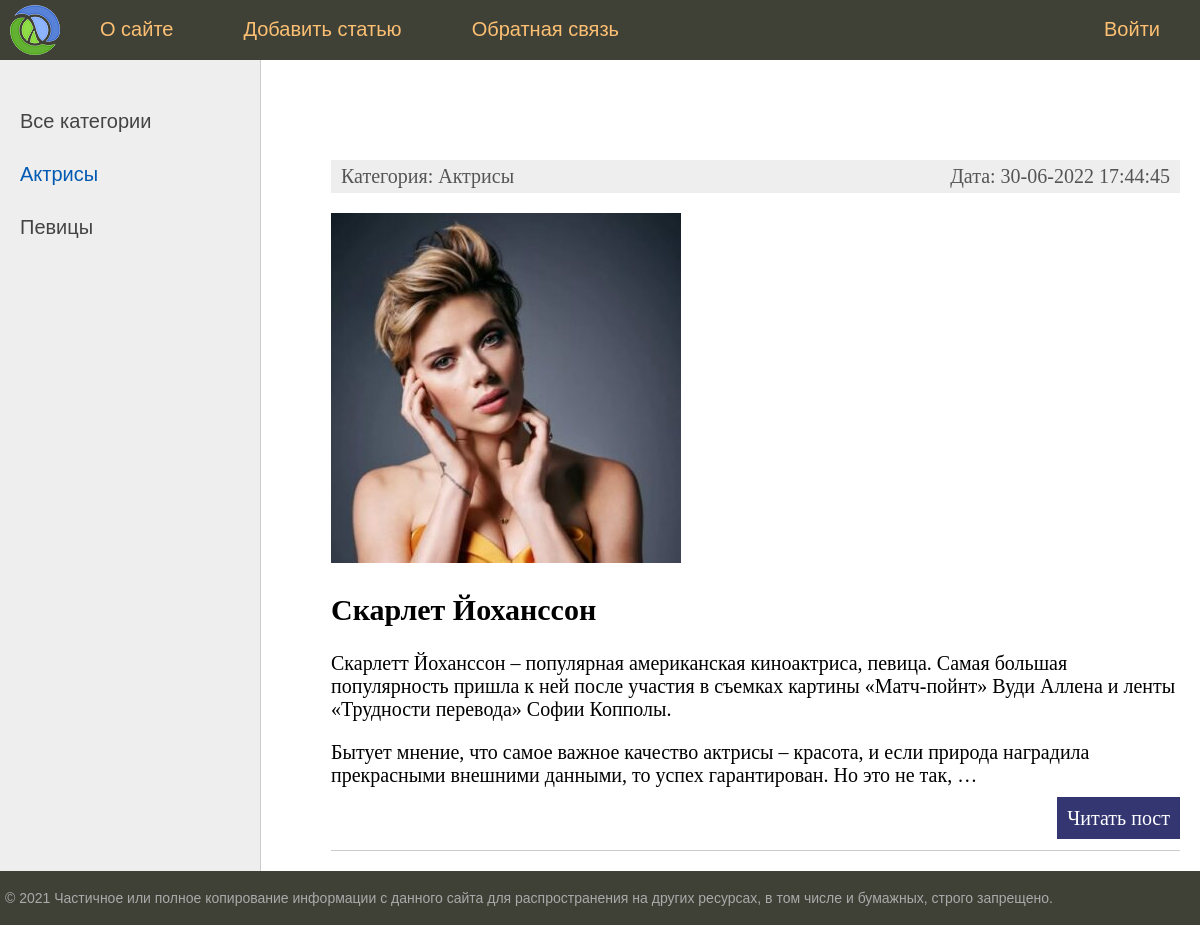
Page /category/1/ on the committed database.
### woman/models.py (models this page shows, shortened)
class Category(models.Model):
    name = models.CharField(max_length=100, db_index=True, verbose_name="Категории")
    slug = models.SlugField(max_length=255, unique=True, db_index=True, verbose_name="URL")
    def __str__(self):
        return self.name
    def get_absolute_url(self):
        return reverse('category', kwargs={'cat_id': self.pk})
    class Meta:
        verbose_name = "Категории"
        verbose_name_plural = "Категории"

class Woman(models.Model):
    title = models.CharField(max_length=255, verbose_name="Заголовок")
    slug = models.SlugField(max_length=255, unique=True, db_index=True, verbose_name="URL")
    content = models.TextField(blank=True, verbose_name="Текст статьи")
    photo = models.ImageField(upload_to="photos/%Y/%m/%d/", verbose_name="Фото")
    time_create = models.DateTimeField(auto_now_add=True, verbose_name="Время создания")
    time_update = models.DateTimeField(auto_now=True, verbose_name="Время публикации")
    is_published = models.BooleanField(default=True, verbose_name="Публикация")
    cat = models.ForeignKey('Category', on_delete=models.PROTECT, verbose_name="Категории")
    def get_absolute_url(self):
        return reverse('post', kwargs={'post_slug': self.slug})
    class Meta:
        verbose_name = "Известные женщины"
        verbose_name_plural = "Известные женщины"
        ordering = ['-id']

### woman/views.py (the view)
# urls.py: path('category/<int:cat_id>/', show_category, name='category')
def show_category(request, cat_id):
    posts = Woman.objects.filter(cat_id=cat_id)
    if len(posts) == 0:
        raise Http404()
    context = {
        'posts': posts,
        'menu': menu,
        'title': 'Отображение по рубрикам',
        'cat_selected': cat_id
    }
    return render(request, "woman/index.html", context=context)

### woman/templatetags/woman_tags.py (called while the page is built)
@register.simple_tag(name='getcats')
def get_categories():
    return Category.objects.all()

@register.inclusion_tag('woman/list_categories.html')
def show_categories(sort=None, cat_selected=0):
    if not sort:
        cats = Category.objects.all()
    else:
        cats = Category.objects.order_by(sort)
    return {'cats': cats, 'cat_selected': cat_selected}

### woman/templates/woman/index.html (shortened to what this page needs)
{% extends 'woman/base.html' %}
{% block content %}
<ul class="list-articles">
  {% for p in posts %}
      <li><div class="article-panel">
  <p class="first">Категория: {{p.cat}}</p>
  <p class="last">Дата: {{p.time_update|date:"d-m-Y H:i:s"}}</p>
</div>
{%if p.photo %}
    <p><img class="img-articale-left thumb" src="{{p.photo.url}}"></p>
{% endif %}
        <h2>{{p.title}}</h2>
  {% autoescape on%}
  {{p.content|linebreaks|truncatewords:50}}
    {% endautoescape%}
      <p class="link-read-post"><a href="{{ p.get_absolute_url }}">Читать пост</a></p>
      </li>
  {% endfor %}
</ul>
{% endblock %}

### woman/templates/woman/list_categories.html
{% for c in cats %}
      {% if c.pk == cat_selected %}
    <li class="selected">{{ c.name }} </li>
      {% else %}
    <li><a href="{{ c.get_absolute_url }}">{{ c.name }}</a> </li>
      {% endif %}
    {% endfor %}

### woman/static/woman/css/styles.css (style rules this page uses)
html, body { font-family: 'Arial'; margin: 0; padding: 0; height: 100%; width: 100%; color: #444; }
a { color: #0059b2; text-decoration: none; }
img { max-width: 600px; height: auto; }
p.link-read-post { text-align: right; }
p.link-read-post a { padding: 10px; min-width: 100px; background: #333671; color: #fff; text-decoration: none; }
div.article-panel { background: #eee; padding: 5px 10px 5px 10px; box-sizing: border-box; overflow: hidden; color: #555; }
div.article-panel p.first { margin: 0; float: left; }
div.article-panel p.last { margin: 0; float: right; }
ul.list-articles { list-style: none; margin: 0; padding: 0; }
ul.list-articles li { border-bottom: 1px solid #ccc; }
.left-chapters ul li { margin: 30px 0 0 0; color: #999; }
.left-chapters ul li.selected { color: #0059b2; }
.left-chapters ul li a { color: #444; text-decoration: none; }

### rows in the picture
Category: name "Актрисы"
Category: name "Певицы"
Woman: cat "Актрисы", time_update "30-06-2022 17:44:45", photo (picture), title "Скарлет Йоханссон", content "Скарлетт Йоханссон – популярная американская киноактриса, певица. Самая большая популярность пришла к ней после участия в съемках картины «Матч-пойнт» Вуди Аллена и ленты «Трудности перевода» Софии Копполы. Бытует мнение, что самое важное качество актрисы – красота, и если природа наградила прекрасными внешними данными, то успех гарантирован. Но это не так, …"

### other values in the picture
{{ m.title }} "О сайте" "Добавить статью" "Обратная связь"
{{ m.title }} "Войти"
